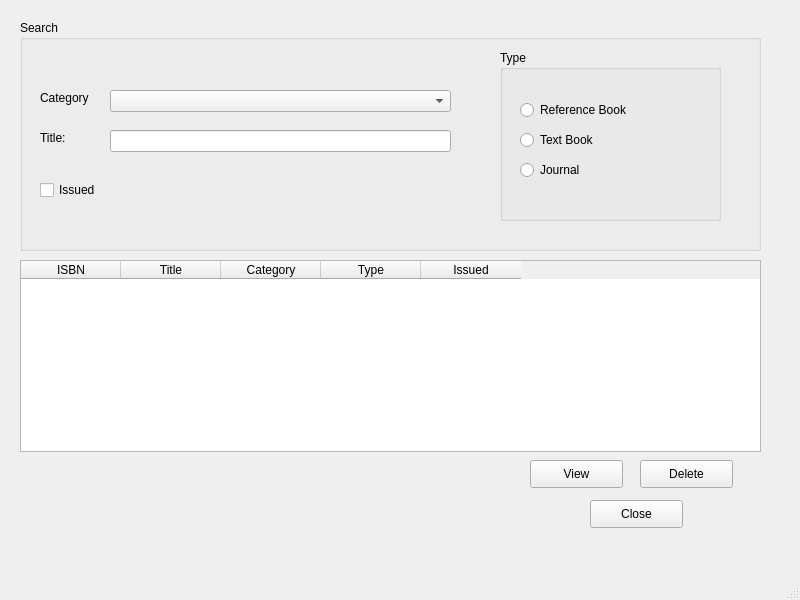
<?xml version="1.0" encoding="UTF-8"?>
<ui version="4.0">
 <class>MainWindow</class>
 <widget class="QMainWindow" name="MainWindow">
  <property name="geometry">
   <rect>
    <x>0</x>
    <y>0</y>
    <width>800</width>
    <height>600</height>
   </rect>
  </property>
  <property name="windowTitle">
   <string>MainWindow</string>
  </property>
  <widget class="QWidget" name="centralwidget">
   <widget class="QGroupBox" name="groupBox_5">
    <property name="geometry">
     <rect>
      <x>20</x>
      <y>20</y>
      <width>741</width>
      <height>231</height>
     </rect>
    </property>
    <property name="title">
     <string>Search</string>
    </property>
    <widget class="QCheckBox" name="Issued_checkBox">
     <property name="geometry">
      <rect>
       <x>20</x>
       <y>160</y>
       <width>81</width>
       <height>20</height>
      </rect>
     </property>
     <property name="text">
      <string>Issued</string>
     </property>
    </widget>
    <widget class="QLabel" name="Category">
     <property name="geometry">
      <rect>
       <x>20</x>
       <y>70</y>
       <width>81</width>
       <height>16</height>
      </rect>
     </property>
     <property name="text">
      <string>Category</string>
     </property>
    </widget>
    <widget class="QLabel" name="Title_lineedit">
     <property name="geometry">
      <rect>
       <x>20</x>
       <y>110</y>
       <width>81</width>
       <height>16</height>
      </rect>
     </property>
     <property name="text">
      <string>Title:</string>
     </property>
    </widget>
    <widget class="QLineEdit" name="Title_Lineedit">
     <property name="geometry">
      <rect>
       <x>90</x>
       <y>110</y>
       <width>341</width>
       <height>22</height>
      </rect>
     </property>
    </widget>
    <widget class="QGroupBox" name="groupBox_3">
     <property name="geometry">
      <rect>
       <x>480</x>
       <y>30</y>
       <width>221</width>
       <height>171</height>
      </rect>
     </property>
     <property name="title">
      <string>Type</string>
     </property>
     <widget class="QRadioButton" name="radioButton">
      <property name="geometry">
       <rect>
        <x>20</x>
        <y>50</y>
        <width>131</width>
        <height>20</height>
       </rect>
      </property>
      <property name="text">
       <string>Reference Book</string>
      </property>
     </widget>
     <widget class="QRadioButton" name="radioButton_2">
      <property name="geometry">
       <rect>
        <x>20</x>
        <y>80</y>
        <width>95</width>
        <height>20</height>
       </rect>
      </property>
      <property name="text">
       <string>Text Book</string>
      </property>
     </widget>
     <widget class="QRadioButton" name="Journal_RadioButton">
      <property name="geometry">
       <rect>
        <x>20</x>
        <y>110</y>
        <width>95</width>
        <height>20</height>
       </rect>
      </property>
      <property name="text">
       <string>Journal</string>
      </property>
     </widget>
    </widget>
    <widget class="QComboBox" name="Category_ComboBox">
     <property name="geometry">
      <rect>
       <x>90</x>
       <y>70</y>
       <width>341</width>
       <height>22</height>
      </rect>
     </property>
    </widget>
   </widget>
   <widget class="QPushButton" name="pushButton">
    <property name="geometry">
     <rect>
      <x>530</x>
      <y>460</y>
      <width>93</width>
      <height>28</height>
     </rect>
    </property>
    <property name="text">
     <string>View</string>
    </property>
   </widget>
   <widget class="QPushButton" name="pushButton_2">
    <property name="geometry">
     <rect>
      <x>590</x>
      <y>500</y>
      <width>93</width>
      <height>28</height>
     </rect>
    </property>
    <property name="text">
     <string>Close</string>
    </property>
   </widget>
   <widget class="QPushButton" name="pushButton_3">
    <property name="geometry">
     <rect>
      <x>640</x>
      <y>460</y>
      <width>93</width>
      <height>28</height>
     </rect>
    </property>
    <property name="text">
     <string>Delete</string>
    </property>
   </widget>
   <widget class="QTableWidget" name="bookTableWidget">
    <property name="geometry">
     <rect>
      <x>20</x>
      <y>260</y>
      <width>741</width>
      <height>192</height>
     </rect>
    </property>
    <column>
     <property name="text">
      <string>ISBN</string>
     </property>
    </column>
    <column>
     <property name="text">
      <string>Title</string>
     </property>
    </column>
    <column>
     <property name="text">
      <string>Category</string>
     </property>
    </column>
    <column>
     <property name="text">
      <string>Type</string>
     </property>
    </column>
    <column>
     <property name="text">
      <string>Issued</string>
     </property>
    </column>
   </widget>
  </widget>
  <widget class="QMenuBar" name="menubar">
   <property name="geometry">
    <rect>
     <x>0</x>
     <y>0</y>
     <width>800</width>
     <height>26</height>
    </rect>
   </property>
  </widget>
  <widget class="QStatusBar" name="statusbar"/>
 </widget>
 <resources/>
 <connections/>
</ui>
